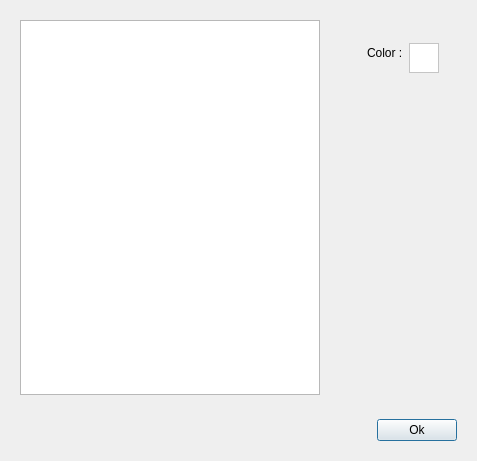
<?xml version="1.0" encoding="UTF-8"?>
<ui version="4.0">
 <class>ColorDiag</class>
 <widget class="QDialog" name="ColorDiag">
  <property name="windowModality">
   <enum>Qt::NonModal</enum>
  </property>
  <property name="geometry">
   <rect>
    <x>0</x>
    <y>0</y>
    <width>477</width>
    <height>461</height>
   </rect>
  </property>
  <property name="windowTitle">
   <string>Customize colors</string>
  </property>
  <layout class="QVBoxLayout" name="verticalLayout_2">
   <item>
    <widget class="QWidget" name="widget_2" native="true">
     <layout class="QHBoxLayout" name="horizontalLayout_3">
      <item>
       <widget class="QListWidget" name="color_elements_list">
        <property name="minimumSize">
         <size>
          <width>300</width>
          <height>0</height>
         </size>
        </property>
       </widget>
      </item>
      <item>
       <spacer name="horizontalSpacer">
        <property name="orientation">
         <enum>Qt::Horizontal</enum>
        </property>
        <property name="sizeHint" stdset="0">
         <size>
          <width>40</width>
          <height>20</height>
         </size>
        </property>
       </spacer>
      </item>
      <item>
       <widget class="QWidget" name="widget_3" native="true">
        <layout class="QVBoxLayout" name="verticalLayout">
         <item>
          <widget class="QWidget" name="widget" native="true">
           <layout class="QHBoxLayout" name="horizontalLayout_2">
            <item>
             <widget class="QLabel" name="color_label">
              <property name="text">
               <string>Color :</string>
              </property>
             </widget>
            </item>
            <item>
             <widget class="Clickable_frame" name="color_preview">
              <property name="minimumSize">
               <size>
                <width>30</width>
                <height>30</height>
               </size>
              </property>
              <property name="maximumSize">
               <size>
                <width>20</width>
                <height>20</height>
               </size>
              </property>
              <property name="autoFillBackground">
               <bool>false</bool>
              </property>
              <property name="styleSheet">
               <string notr="true">background-color: rgb(255, 255, 255);</string>
              </property>
              <property name="frameShape">
               <enum>QFrame::StyledPanel</enum>
              </property>
              <property name="frameShadow">
               <enum>QFrame::Plain</enum>
              </property>
             </widget>
            </item>
           </layout>
          </widget>
         </item>
         <item>
          <spacer name="verticalSpacer">
           <property name="orientation">
            <enum>Qt::Vertical</enum>
           </property>
           <property name="sizeHint" stdset="0">
            <size>
             <width>20</width>
             <height>40</height>
            </size>
           </property>
          </spacer>
         </item>
        </layout>
       </widget>
      </item>
     </layout>
    </widget>
   </item>
   <item>
    <widget class="QWidget" name="widget_4" native="true">
     <layout class="QHBoxLayout" name="horizontalLayout">
      <item>
       <spacer name="horizontalSpacer_2">
        <property name="orientation">
         <enum>Qt::Horizontal</enum>
        </property>
        <property name="sizeHint" stdset="0">
         <size>
          <width>40</width>
          <height>20</height>
         </size>
        </property>
       </spacer>
      </item>
      <item>
       <widget class="QPushButton" name="ok_button">
        <property name="text">
         <string>Ok</string>
        </property>
       </widget>
      </item>
     </layout>
    </widget>
   </item>
  </layout>
 </widget>
 <customwidgets>
  <customwidget>
   <class>Clickable_frame</class>
   <extends>QFrame</extends>
   <header>qt_gui/common/tools/clickable_frame.hpp</header>
   <container>1</container>
  </customwidget>
 </customwidgets>
 <resources/>
 <connections/>
</ui>
